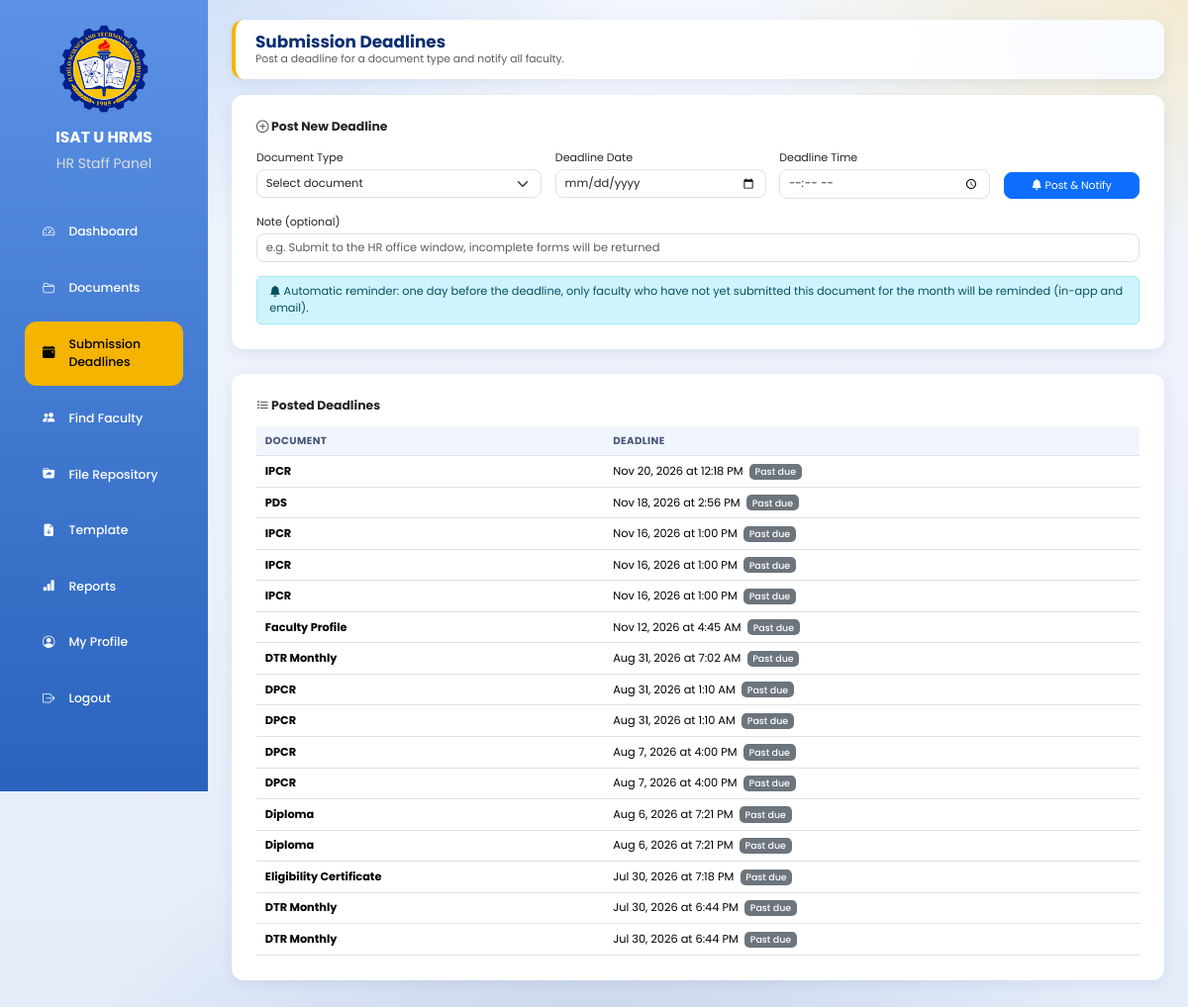
Before: /hr_staff/deadlines.php (signed in) with the older database file.
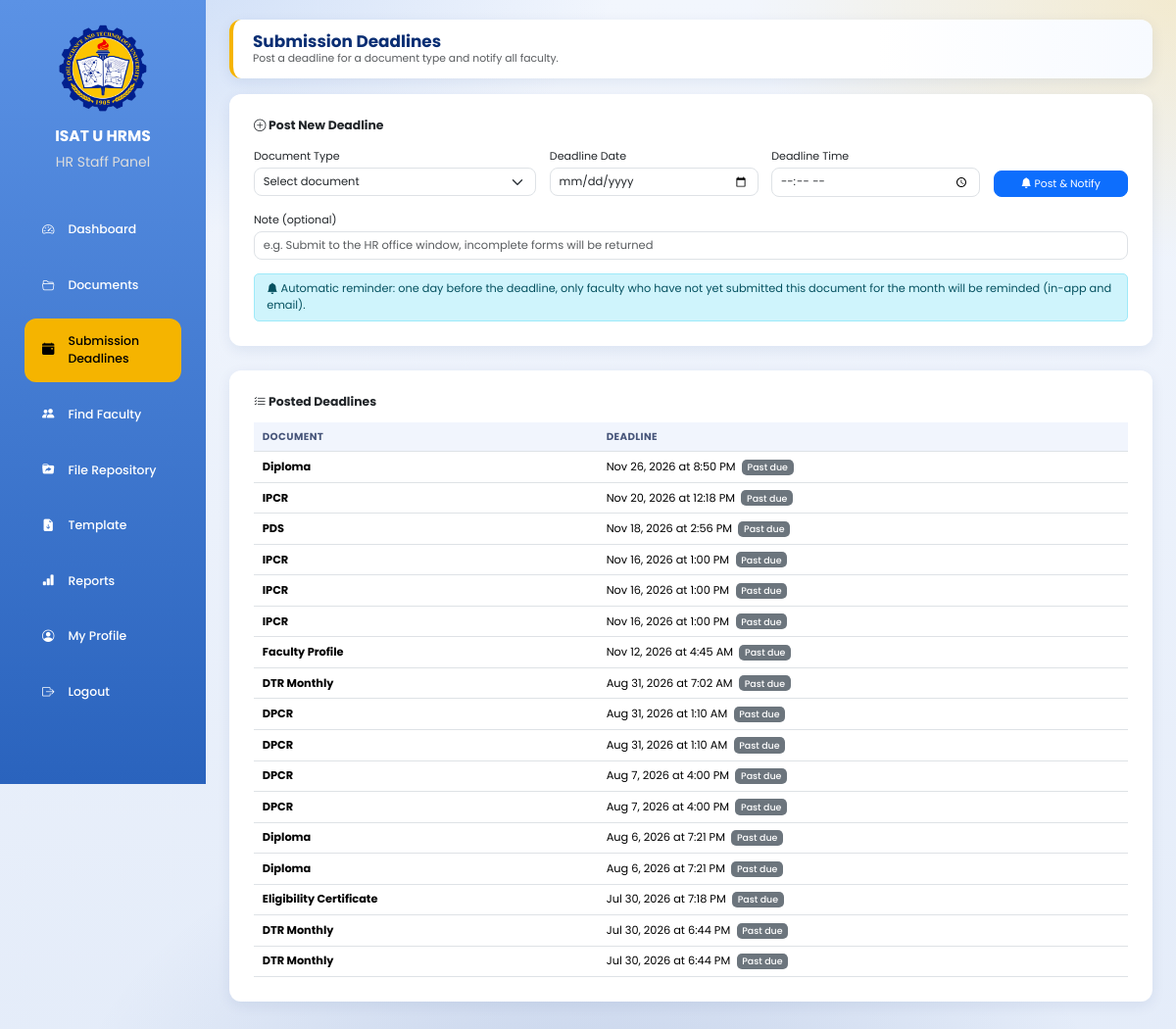
After: the same page with the newer database file.
### tables this page shows
CREATE TABLE `submission_deadlines` (
  `deadline_id` int(11) NOT NULL AUTO_INCREMENT,
  `category_id` int(11) NOT NULL,
  `deadline_date` date NOT NULL,
  `deadline_time` time NOT NULL,
  `message` varchar(255) DEFAULT NULL,
  `created_by` int(11) NOT NULL,
  `created_at` timestamp NOT NULL DEFAULT current_timestamp(),
  `status` varchar(20) DEFAULT 'Active',
  `weekly_reminder` tinyint(1) NOT NULL DEFAULT 0,
  `last_reminder_sent` datetime DEFAULT NULL,
  PRIMARY KEY (`deadline_id`),
  KEY `category_id` (`category_id`),
  KEY `created_by` (`created_by`)
);

CREATE TABLE `document_categories` (
  `category_id` int(11) NOT NULL AUTO_INCREMENT,
  `category_name` varchar(255) NOT NULL,
  PRIMARY KEY (`category_id`)
);

### hr_staff/deadlines.php (the view, shortened to what this page needs)
<?php
include "../db.php";
$deadlines = mysqli_query($conn, "
SELECT sd.*, dc.category_name,
    (SELECT COUNT(*) FROM users WHERE role='faculty' AND status='Active') AS total_faculty,
    (SELECT COUNT(DISTINCT d.user_id) FROM documents d WHERE d.category_id = sd.category_id AND d.submitted_at >= sd.created_at) AS submitted_count
FROM submission_deadlines sd
JOIN document_categories dc ON dc.category_id = sd.category_id
ORDER BY sd.deadline_date DESC, sd.deadline_time DESC
");
?>
<!DOCTYPE html>
<html lang="en">
<head>
<link href="https://cdn.jsdelivr.net/npm/bootstrap@5.3.3/dist/css/bootstrap.min.css" rel="stylesheet">
<link href="https://cdn.jsdelivr.net/npm/bootstrap-icons@1.11.3/font/bootstrap-icons.css" rel="stylesheet">
<link rel="stylesheet" href="../assets/ui.css">
</head>
<body>
<div class="sidebar">
    <a href="dashboard.php" title="Go to Dashboard" style="padding:0;margin:0 auto 4px;background:none;display:block;width:fit-content;text-decoration:none;"><img src="../images/isatu_logo.png"></a>
    <h3>ISAT U HRMS</h3>
    <p>HR Staff Panel</p>
    <a href="dashboard.php"><i class="bi bi-speedometer2"></i> Dashboard</a>
    <a href="documents.php"><i class="bi bi-folder2-open"></i> Documents</a>
    <a href="deadlines.php" class="active"><i class="bi bi-calendar-event-fill"></i> Submission Deadlines</a>
    <a href="find_faculty.php"><i class="bi bi-people-fill"></i> Find Faculty</a>
<a href="repository.php"><i class="bi bi-folder-symlink-fill"></i> File Repository</a>
<a href="templates.php"><i class="bi bi-file-earmark-arrow-down-fill"></i> Template</a>
    <a href="reports.php"><i class="bi bi-bar-chart-fill"></i> Reports</a>
    <a href="profile.php"><i class="bi bi-person-circle"></i> My Profile</a>
    <a href="../logout.php" onclick="return confirm('Are you sure you want to log out?')"><i class="bi bi-box-arrow-right"></i> Logout</a>
</div>
<div class="main">
<div class="topbar">
    <div>
        <h2>Submission Deadlines</h2>
        <p class="text-muted mb-0">Post a deadline for a document type and notify all faculty.</p>
    </div>
</div>
<div class="card-box">
    <h5 class="fw-bold mb-3"><i class="bi bi-plus-circle"></i> Post New Deadline</h5>
    <form method="POST" class="row g-3">
        <div class="col-md-4">
            <label class="form-label">Document Type</label>
            <select name="category_id" class="form-select" required>
                <option value="" selected disabled>Select document</option>
            </select>
        </div>
        <div class="col-md-3">
            <label class="form-label">Deadline Date</label>
            <input type="date" name="deadline_date" class="form-control" required min="<?php echo date('Y-m-d'); ?>">
        </div>
        <div class="col-md-3">
            <label class="form-label">Deadline Time</label>
            <input type="time" name="deadline_time" class="form-control" required>
        </div>
        <div class="col-md-2 d-flex align-items-end">
            <button type="submit" name="post_deadline" class="btn btn-primary w-100">
                <i class="bi bi-bell-fill"></i> Post &amp; Notify
            </button>
        </div>
        <div class="col-12">
            <label class="form-label">Note (optional)</label>
            <input type="text" name="message" class="form-control" placeholder="e.g. Submit to the HR office window, incomplete forms will be returned">
        </div>
        <div class="col-12">
            <div class="alert alert-info py-2 mb-0">
                <i class="bi bi-bell-fill"></i>
                Automatic reminder: one day before the deadline, only faculty who have not yet submitted this document for the month will be reminded (in-app and email).
            </div>
        </div>
    </form>
</div>
<div class="card-box">
    <h5 class="fw-bold mb-3"><i class="bi bi-list-check"></i> Posted Deadlines</h5>
    <div class="table-responsive">
    <table class="table table-hover align-middle">
        <thead>
            <tr>
                <th>Document</th>
                <th>Deadline</th>
            </tr>
        </thead>
        <tbody>
        <?php if (mysqli_num_rows($deadlines) === 0): ?>
            <tr><td colspan="2" class="text-center text-muted py-4">No deadlines posted yet.</td></tr>
        <?php else: while ($d = mysqli_fetch_assoc($deadlines)):
            $isPast = strtotime($d['deadline_date'].' '.$d['deadline_time']) < time();
        ?>
            <tr>
                <td><strong><?php echo htmlspecialchars($d['category_name']); ?></strong></td>
                <td>
                    <?php echo date("M j, Y", strtotime($d['deadline_date'])); ?>
                    at <?php echo date("g:i A", strtotime($d['deadline_time'])); ?>
                    <?php if ($isPast): ?>
                        <span class="badge bg-secondary ms-1">Past due</span>
                    <?php else: ?>
                        <span class="badge bg-success ms-1">Upcoming</span>
                    <?php endif; ?>
                </td>
            </tr>
        <?php endwhile; endif; ?>
        </tbody>
    </table>
    </div>
</div>
</div>
</body>
</html>

Changed rows visible on the page:
added submission_deadlines: category.category_name "Diploma", deadline_date "Nov 26, 2026", deadline_time "8:50 PM", shows "Past due"
